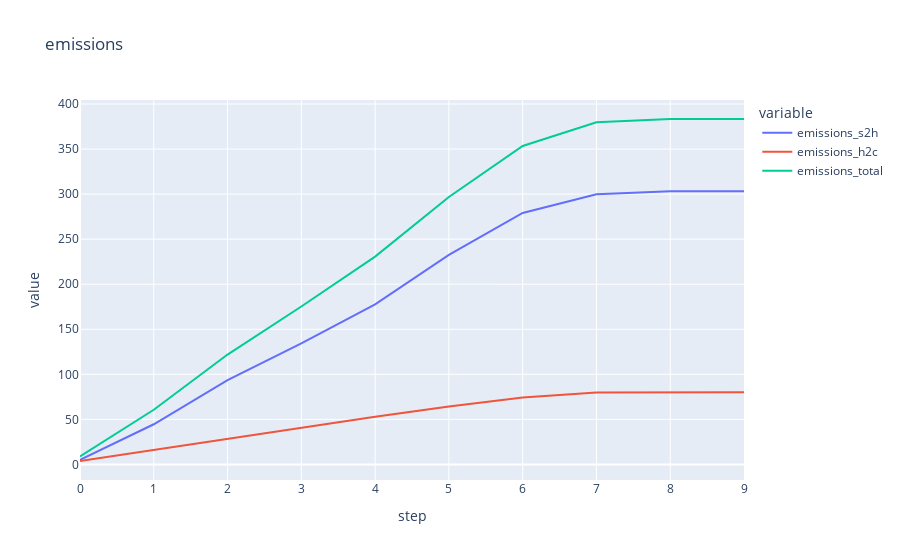

Notebook code cell kept with this figure:
### Code cell
parameters_dict = {}
for name in dropdowns.keys(): 
    parameters_dict[name] = dropdowns[name].value

# create and run model 
model = Model(parameters_dict)
for i in range(10): 
    model.step()

model.visualize()

### Figure 1 — Plotly figure (JSON) as saved in the notebook; plotly's stock layout.template omitted (floating-point values rounded to 4 significant figures)
{"data": [{"hovertemplate": "variable=emissions_s2h<br>step=%{x}<br>value=%{y}<extra></extra>", "legendgroup": "emissions_s2h", "line": {"color": "#636efa", "dash": "solid"}, "marker": {"symbol": "circle"}, "mode": "lines", "name": "emissions_s2h", "orientation": "v", "showlegend": true, "type": "scatter", "x": [0, 1, 2, 3, 4, 5, 6, 7, 8, 9], "xaxis": "x", "y": [4.982, 44.57, 93.47, 134.4, 177.7, 232.5, 279.0, 299.9, 303.1, 303.1], "yaxis": "y"}, {"hovertemplate": "variable=emissions_h2c<br>step=%{x}<br>value=%{y}<extra></extra>", "legendgroup": "emissions_h2c", "line": {"color": "#EF553B", "dash": "solid"}, "marker": {"symbol": "circle"}, "mode": "lines", "name": "emissions_h2c", "orientation": "v", "showlegend": true, "type": "scatter", "x": [0, 1, 2, 3, 4, 5, 6, 7, 8, 9], "xaxis": "x", "y": [3.804, 16.12, 28.45, 40.8, 52.95, 64.28, 74.32, 79.8, 80.21, 80.21], "yaxis": "y"}, {"hovertemplate": "variable=emissions_total<br>step=%{x}<br>value=%{y}<extra></extra>", "legendgroup": "emissions_total", "line": {"color": "#00cc96", "dash": "solid"}, "marker": {"symbol": "circle"}, "mode": "lines", "name": "emissions_total", "orientation": "v", "showlegend": true, "type": "scatter", "x": [0, 1, 2, 3, 4, 5, 6, 7, 8, 9], "xaxis": "x", "y": [8.786, 60.69, 121.9, 175.2, 230.6, 296.8, 353.3, 379.7, 383.4, 383.4], "yaxis": "y"}], "layout": {"autosize": true, "legend": {"title": {"text": "variable"}, "tracegroupgap": 0}, "title": {"text": "emissions"}, "xaxis": {"anchor": "y", "autorange": true, "domain": [0, 1], "range": [0, 9], "title": {"text": "step"}, "type": "linear"}, "yaxis": {"anchor": "x", "autorange": true, "domain": [0, 1], "range": [-17.28, 404.4], "title": {"text": "value"}, "type": "linear"}}}
